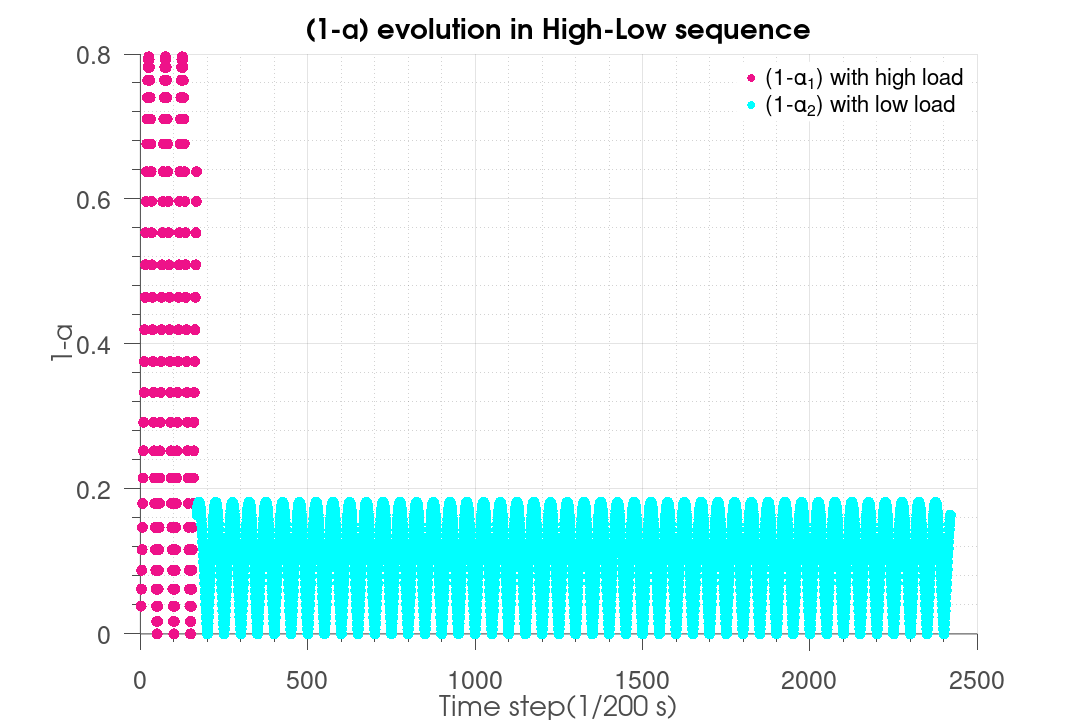
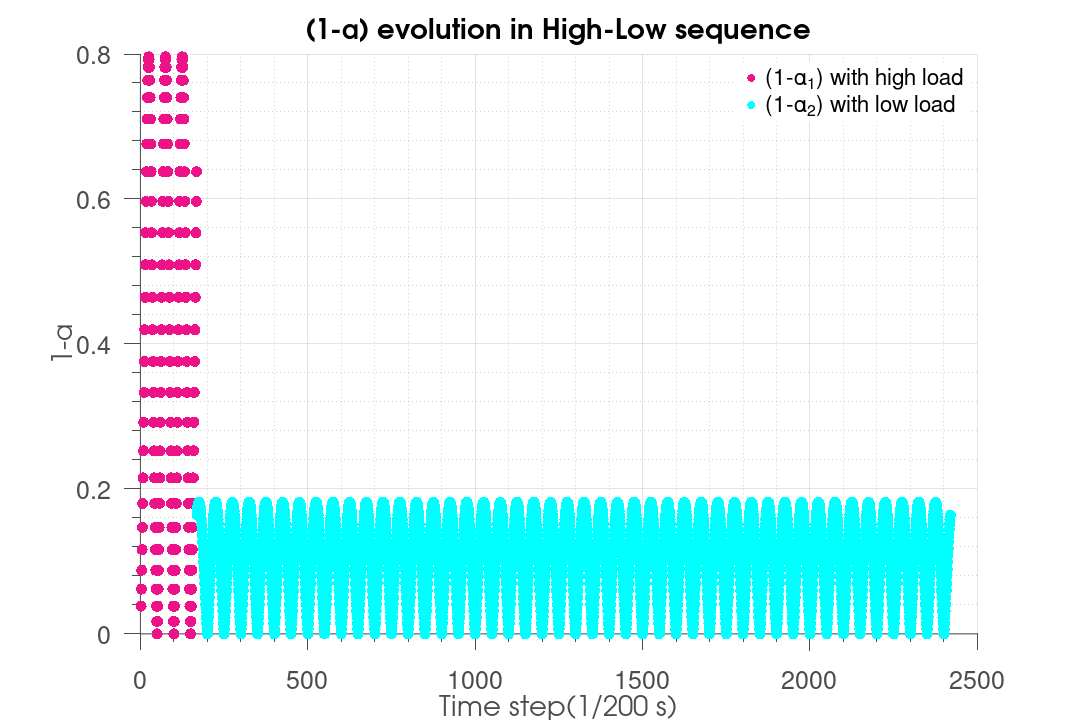

The MATLAB source for these figures, in order: (Note: this script raises an error after producing the figures.)
% Program to get the Gauss-Legendre Quadrature results (Vectorized)
clear;clc;close all;

dbstop if error
format long e

[x]= [0.999305042	0.996340117	0.991013371	0.983336254	0.973326828	0.9610088	0.946411375	0.929569172	0.910522137...
    0.889315446	0.865999398	0.840629296	0.813265315	0.783972359	0.752819907	0.71988185	0.685236313	0.648965471...
    0.611155355	0.571895646	0.531279464	0.489403146	0.446366017	0.402270158	0.357220158	0.311322872	0.264687162...
    0.217423644	0.16964442	0.121462819	0.072993122	0.024350293	-0.024350293	-0.072993122	-0.121462819	-0.16964442...
    -0.217423644	-0.264687162	-0.311322872	-0.357220158	-0.402270158	-0.446366017	-0.489403146	-0.531279464...
    -0.571895646	-0.611155355	-0.648965471	-0.685236313	-0.71988185	-0.752819907	-0.783972359	-0.813265315...
    -0.840629296	-0.865999398	-0.889315446	-0.910522137	-0.929569172	-0.946411375	-0.9610088	-0.973326828...
    -0.983336254	-0.991013371	-0.996340117	-0.999305042];
[weight]=[0.001783281	0.004147033	0.006504458	0.00884676	0.011168139	0.013463048	0.01572603	0.017951716	0.020134823...
    0.022270174	0.024352703	0.02637747	0.028339673	0.030234657	0.032057928	0.033805162	0.035472213	0.037055129	0.038550153...
    0.039953741	0.041262563	0.042473515	0.043583725	0.044590558	0.045491628	0.046284797	0.046968183	0.047540166	0.047999389...
    0.048344762	0.048575467	0.048690957	0.048690957	0.048575467	0.048344762	0.047999389	0.047540166	0.046968183	0.046284797...
    0.045491628	0.044590558	0.043583725	0.042473515	0.041262563	0.039953741	0.038550153	0.037055129	0.035472213	0.033805162...
    0.032057928	0.030234657	0.028339673	0.02637747	0.024352703	0.022270174	0.020134823	0.017951716	0.01572603	0.013463048...
    0.011168139	0.00884676	0.006504458	0.004147033	0.001783281];
% [x]=xlsread('Gauss-Legendre Quadrature','Sheet1','b1:z1');
% [weight]=xlsread('Gauss-Legendre Quadrature','Sheet1','b2:z2');

E=191e9;               %Young's modulus
nu=0.38;                 %poisson's ratio
k=1e9;                  %hardening parameter
b=1.1;                      %weakening scales distribution exponent (between 1 and 2)
y=1080e6;            %macroscopic yield stress
sigu=1200e6;             %ultimite stress
load1=7e8;            %cyclic load
load2=3e8;            %cyclic load
stepnumber=100;        %devide one cycle in 200 parts
f=50;                            %frequency of load
steptime=1/f/stepnumber;
W0=7e5;             %dissipated energy to failure per unit volume
a=0.7;                  %sensitivity of sequence effect
%---------------------3 Numerical method-----------------------------
D= 1e-16; 
n=1;       %initial recording point
%---------------------to get the the first Sb-----------------------------

stress11=load1*sind(n*360/stepnumber);
m=1/3*sum(stress11+0+0);
dev1=[stress11 0 0 ;0 0 0 ;0 0 0 ]-m*diag([1,1,1]);
dev11=dev1(1,1); dev12=dev1(1,3); dev13=dev1(1,3);
dev21=dev1(2,1); dev22=dev1(2,2); dev23=dev1(2,3);
dev31=dev1(3,1); dev32=dev1(3,2); dev33=dev1(3,3);
Smax(1)=norm(dev1,'fro');
s= (x/2+1/2).^(1/(1-b)); %1*25

trial11=dev11; trial12=dev12; trial13=dev13;
trial21=dev21; trial22=dev22; trial23=dev23;
trial31=dev31; trial32=dev32; trial33=dev33;

normtrial(1)=norm([trial11, trial12, trial13; trial21, trial22, trial23;trial31, trial32, trial33],'fro');
yield=y;
eta=bsxfun(@minus,bsxfun(@times,normtrial(1)/yield,s),1); %compare normtrial with yield/s 
eta(eta<0)=0; %only keep normtrials which are larger than yield/s 

Sb11=bsxfun(@rdivide,trial11,bsxfun(@plus,eta,1));Sb12=bsxfun(@rdivide,trial12,bsxfun(@plus,eta,1));Sb13=bsxfun(@rdivide,trial13,bsxfun(@plus,eta,1));
Sb21=bsxfun(@rdivide,trial21,bsxfun(@plus,eta,1));Sb22=bsxfun(@rdivide,trial22,bsxfun(@plus,eta,1));Sb23=bsxfun(@rdivide,trial23,bsxfun(@plus,eta,1));
Sb31=bsxfun(@rdivide,trial31,bsxfun(@plus,eta,1));Sb32=bsxfun(@rdivide,trial32,bsxfun(@plus,eta,1));Sb33=bsxfun(@rdivide,trial33,bsxfun(@plus,eta,1));
%1*25 for each Sb element
Sbtensor=[Sb11; Sb12; Sb13; Sb21; Sb22; Sb23;Sb31; Sb32; Sb33];
normSb=sqrt(sum(Sbtensor.^2)); %sum(a) sums all the colume

% existsOnGPU(normSb)
Ws=(bsxfun(@minus,normtrial,bsxfun(@rdivide, yield,s))<=0).*...
    (0)+...
    (bsxfun(@minus,normtrial,bsxfun(@rdivide, yield,s))>0).*...
    ((E-k)*(1+nu)*(2*E*(E+k*nu))^-1*bsxfun(@times,weight,bsxfun(@rdivide,bsxfun(@times,bsxfun(@minus,normtrial,bsxfun(@rdivide, yield,s)),yield),s)));

W= sum(Ws);

sequence=((Smax*yield^-1)*(1-Smax*yield^-1)^-1)^b;
sequence(sequence<0)=0;
alp=1-a*sequence;
D(1)=D(1)+D(1)^alp*W/W0;
tic;
while D(n)<0.1
    stress11=load1*sind(n*360/stepnumber);
    m=1/3*sum(stress11+0+0);
    dev1=[stress11 0 0 ;0 0 0 ;0 0 0 ]-m*diag([1,1,1]);
    dev11=dev1(1,1); dev12=dev1(1,2); dev13=dev1(1,3);
    dev21=dev1(2,1); dev22=dev1(2,2); dev23=dev1(2,3);
    dev31=dev1(3,1); dev32=dev1(3,2); dev33=dev1(3,3);
        
    stress11=load1*sind((n+1)*360/stepnumber);
    m=1/3*sum(stress11+0+0);
    devn=[stress11 0 0;0 0 0;0 0 0]-m*diag([1,1,1]);
    dev11g=devn(1,1); dev12g=devn(1,2); dev13g=devn(1,3);
    dev21g=devn(2,1); dev22g=devn(2,2); dev23g=devn(2,3);
    dev31g=devn(3,1); dev32g=devn(3,2); dev33g=devn(3,3);
    Smax(n+1)=norm(devn,'fro');
    
    trial11=bsxfun(@plus,Sb11,(dev11g-dev11)); trial12=bsxfun(@plus,Sb12,(dev12g-dev12));trial13=bsxfun(@plus,Sb13,(dev13g-dev13));
    trial21=bsxfun(@plus,Sb21,(dev21g-dev21)); trial22=bsxfun(@plus,Sb22,(dev22g-dev22));trial23=bsxfun(@plus,Sb23,(dev23g-dev23));
    trial31=bsxfun(@plus,Sb31,(dev31g-dev31)); trial32=bsxfun(@plus,Sb32,(dev32g-dev32));trial33=bsxfun(@plus,Sb33,(dev33g-dev33));
    trialtensor=[trial11; trial12; trial13; trial21; trial22; trial23;trial31; trial32; trial33];
    normtrial=sqrt(sum(trialtensor.^2));
    %     yield=y*(1-0.9*D(n))^delta;% yield function evolve with damage D
    yield=y;
    eta=bsxfun(@minus,bsxfun(@times,normtrial/yield,s),1); %1*25
    eta(eta<0)=0;
    
    Sb11=bsxfun(@rdivide,trial11,bsxfun(@plus,eta,1));Sb12=bsxfun(@rdivide,trial12,bsxfun(@plus,eta,1));Sb13=bsxfun(@rdivide,trial13,bsxfun(@plus,eta,1));
    Sb21=bsxfun(@rdivide,trial21,bsxfun(@plus,eta,1));Sb22=bsxfun(@rdivide,trial22,bsxfun(@plus,eta,1));Sb23=bsxfun(@rdivide,trial23,bsxfun(@plus,eta,1));
    Sb31=bsxfun(@rdivide,trial31,bsxfun(@plus,eta,1));Sb32=bsxfun(@rdivide,trial32,bsxfun(@plus,eta,1));Sb33=bsxfun(@rdivide,trial33,bsxfun(@plus,eta,1));
    %1*25 for each Sb element
    Sbtensor=[Sb11; Sb12; Sb13; Sb21; Sb22; Sb23;Sb31; Sb32; Sb33];
normSb=sqrt(sum(Sbtensor.^2)); %sum(a) sums all the colume

    Ws=(bsxfun(@minus,normtrial,bsxfun(@rdivide, yield,s))<=0).*...
        (0)+...
        (bsxfun(@minus,normtrial,bsxfun(@rdivide, yield,s))>0).*...
        ((E-k)*(1+nu)*(2*E*(E+k*nu))^-1*bsxfun(@times,weight,bsxfun(@rdivide,bsxfun(@times,bsxfun(@minus,normtrial,bsxfun(@rdivide, yield,s)),yield),s)));
    
    W= sum(Ws);
sequence=((Smax(n+1).*yield.^-1).*(1-Smax(n+1)*yield.^-1).^-1).^b;
sequence(sequence<0)=0;
alp=1-a*sequence;
D(n+1)=D(n)+D(n)^alp*W/W0;
   
    figure(1);
        hold on;
%         yield1=plot (n+1,yield*s(33).^-1, 'LineStyle', 'none','LineWidth', 1, 'Marker', 'o', 'MarkerSize', 8, ...
%             'MarkerEdgeColor',  'none', 'MarkerFaceColor' , 'c');
%         Trial1=plot (n+1,sign(trial11(33))*normtrial(33),'LineStyle', 'none','LineWidth', 1,'Marker', '^', 'MarkerSize', 10, ...
%             'MarkerEdgeColor','r', 'MarkerFaceColor','r');
%         Sb1=plot (n+1,sign(Sb11(33))*normSb(33),'LineStyle', 'none','LineWidth', 1,'Marker', 'v', 'MarkerSize', 10, ...
%             'MarkerEdgeColor','g', 'MarkerFaceColor','g');
		palpha1=plot (n+1,1-alp,'LineStyle', 'none','LineWidth', 1,'Marker', 'o', 'MarkerSize', 11, ...
             'MarkerEdgeColor','none', 'MarkerFaceColor',[238 18 137]/255);	
%         yield8=plot (n+1,yield*s(40).^-1,'LineStyle', 'none','LineWidth', 1,'Marker', 'o', 'MarkerSize', 8, ...
%             'MarkerEdgeColor', 'none', 'MarkerFaceColor', 'b');
%                 yield8n=plot (n+1,-yield*s(40).^-1,'LineStyle', 'none','LineWidth', 1,'Marker', 'o', 'MarkerSize', 8, ...
%             'MarkerEdgeColor', 'none', 'MarkerFaceColor', 'b');
%         Trial8=plot (n+1,sign(trial11(40))*normtrial(40),'LineStyle', 'none','LineWidth', 1,'Marker', '^', 'MarkerSize', 10, ...
%             'MarkerEdgeColor', [1 0.5 0], 'MarkerFaceColor',[1 0.5 0]);
%         Sb8=plot (n+1,sign(Sb11(40))*normSb(40),'LineStyle', 'none','LineWidth', 1,'Marker', 'v', 'MarkerSize', 10, ...
%             'MarkerEdgeColor','k', 'MarkerFaceColor','k');
        
    n=n+1;
end
while D(n)<1
    stress11=load2*sind(n*360/stepnumber);
    m=1/3*sum(stress11+0+0);
    dev1=[stress11 0 0 ;0 0 0 ;0 0 0 ]-m*diag([1,1,1]);
    dev11=dev1(1,1); dev12=dev1(1,2); dev13=dev1(1,3);
    dev21=dev1(2,1); dev22=dev1(2,2); dev23=dev1(2,3);
    dev31=dev1(3,1); dev32=dev1(3,2); dev33=dev1(3,3);
        
    stress11=load2*sind((n+1)*360/stepnumber);
    m=1/3*sum(stress11+0+0);
    devn=[stress11 0 0;0 0 0;0 0 0]-m*diag([1,1,1]);
    dev11g=devn(1,1); dev12g=devn(1,2); dev13g=devn(1,3);
    dev21g=devn(2,1); dev22g=devn(2,2); dev23g=devn(2,3);
    dev31g=devn(3,1); dev32g=devn(3,2); dev33g=devn(3,3);
    Smax(n+1)=norm(devn,'fro');
    
    trial11=bsxfun(@plus,Sb11,(dev11g-dev11)); trial12=bsxfun(@plus,Sb12,(dev12g-dev12));trial13=bsxfun(@plus,Sb13,(dev13g-dev13));
    trial21=bsxfun(@plus,Sb21,(dev21g-dev21)); trial22=bsxfun(@plus,Sb22,(dev22g-dev22));trial23=bsxfun(@plus,Sb23,(dev23g-dev23));
    trial31=bsxfun(@plus,Sb31,(dev31g-dev31)); trial32=bsxfun(@plus,Sb32,(dev32g-dev32));trial33=bsxfun(@plus,Sb33,(dev33g-dev33));
    trialtensor=[trial11; trial12; trial13; trial21; trial22; trial23;trial31; trial32; trial33];
    normtrial=sqrt(sum(trialtensor.^2));
    %     yield=y*(1-0.9*D(n))^delta;% yield function evolve with damage D
    yield=y;
    eta=bsxfun(@minus,bsxfun(@times,normtrial/yield,s),1); %1*25
    eta(eta<0)=0;
    
    Sb11=bsxfun(@rdivide,trial11,bsxfun(@plus,eta,1));Sb12=bsxfun(@rdivide,trial12,bsxfun(@plus,eta,1));Sb13=bsxfun(@rdivide,trial13,bsxfun(@plus,eta,1));
    Sb21=bsxfun(@rdivide,trial21,bsxfun(@plus,eta,1));Sb22=bsxfun(@rdivide,trial22,bsxfun(@plus,eta,1));Sb23=bsxfun(@rdivide,trial23,bsxfun(@plus,eta,1));
    Sb31=bsxfun(@rdivide,trial31,bsxfun(@plus,eta,1));Sb32=bsxfun(@rdivide,trial32,bsxfun(@plus,eta,1));Sb33=bsxfun(@rdivide,trial33,bsxfun(@plus,eta,1));
    %1*25 for each Sb element
    Sbtensor=[Sb11; Sb12; Sb13; Sb21; Sb22; Sb23;Sb31; Sb32; Sb33];
normSb=sqrt(sum(Sbtensor.^2)); %sum(a) sums all the colume

    Ws=(bsxfun(@minus,normtrial,bsxfun(@rdivide, yield,s))<=0).*...
        (0)+...
        (bsxfun(@minus,normtrial,bsxfun(@rdivide, yield,s))>0).*...
        ((E-k)*(1+nu)*(2*E*(E+k*nu))^-1*bsxfun(@times,weight,bsxfun(@rdivide,bsxfun(@times,bsxfun(@minus,normtrial,bsxfun(@rdivide, yield,s)),yield),s)));
    
    W= sum(Ws);
sequence=((Smax(n+1).*yield.^-1).*(1-Smax(n+1)*yield.^-1).^-1).^b;
sequence(sequence<0)=0;
alp=1-a*sequence;
D(n+1)=D(n)+D(n)^alp*W/W0;
 
%         yield1=plot (n+1,yield*s(33).^-1, 'LineStyle', 'none','LineWidth', 1, 'Marker', 'o', 'MarkerSize', 8, ...
%             'MarkerEdgeColor',  'none', 'MarkerFaceColor' , 'c');
%         Trial1=plot (n+1,sign(trial11(33))*normtrial(33),'LineStyle', 'none','LineWidth', 1,'Marker', '^', 'MarkerSize', 10, ...
%             'MarkerEdgeColor','r', 'MarkerFaceColor','r');
%         Sb1=plot (n+1,sign(Sb11(33))*normSb(33),'LineStyle', 'none','LineWidth', 1,'Marker', 'v', 'MarkerSize', 10, ...
%             'MarkerEdgeColor','g', 'MarkerFaceColor','g');
 palpha2=plot (n+1,1-alp,'LineStyle', 'none','LineWidth', 1,'Marker', 'o', 'MarkerSize', 11, ...
             'MarkerEdgeColor','none', 'MarkerFaceColor','c');
%         yield8=plot (n+1,yield*s(40).^-1,'LineStyle', 'none','LineWidth', 1,'Marker', 'o', 'MarkerSize', 8, ...
%             'MarkerEdgeColor', 'none', 'MarkerFaceColor', 'b');
%                 yield8n=plot (n+1,-yield*s(40).^-1,'LineStyle', 'none','LineWidth', 1,'Marker', 'o', 'MarkerSize', 8, ...
%             'MarkerEdgeColor', 'none', 'MarkerFaceColor', 'b');
%         Trial8=plot (n+1,sign(trial11(40))*normtrial(40),'LineStyle', 'none','LineWidth', 1,'Marker', '^', 'MarkerSize', 10, ...
%             'MarkerEdgeColor', [1 0.5 0], 'MarkerFaceColor',[1 0.5 0]);
%         Sb8=plot (n+1,sign(Sb11(40))*normSb(40),'LineStyle', 'none','LineWidth', 1,'Marker', 'v', 'MarkerSize', 10, ...
%             'MarkerEdgeColor','k', 'MarkerFaceColor','k');
        
    n=n+1;
end
toc;
n
t=n/stepnumber*1/f;
disp(['Time to failure is ' num2str(t) ' s.']);
Nf=n*stepnumber^-1;
disp(['Cycles to failure is ' num2str(Nf) ' cycles.']);

% %---------------------In loop alpha plot settings-----------------------------
grid on;
grid minor;
set(gca ,'FontSize',35);
hXLabel = xlabel('Time step(1/200 s)' ,'Fontsize' ,35);
hYLabel = ylabel('1-\alpha', 'Fontsize' ,35);
hTitle = title('(1-\alpha) evolution in High-Low sequence' ,'Fontsize' ,35);
set(hTitle, 'FontSize', 35, 'FontWeight' , 'bold')
hLegend=legend([palpha1,palpha2],'(1-\alpha_1) with high load','(1-\alpha_2) with low load','Location','Best');
set([hLegend, gca], 'FontSize', 25)
set(hLegend,'Box','on');
set(hLegend,'EdgeColor',[1 1 1]); %set the edge colour of the legend to white 
% Adjust font
set(gca, 'FontName', 'Helvetica')
set([hTitle, hXLabel, hYLabel], 'FontName', 'AvantGarde')
% Adjust axes properties
set(gca, 'Box', 'off', 'TickDir', 'out', 'TickLength', [.02 .02], ...
    'XMinorTick', 'on', 'YMinorTick', 'on', 'YGrid', 'on', ...
    'XColor', [.3 .3 .3], 'YColor', [.3 .3 .3], ...
    'LineWidth', 1)
set(gcf,'color','w'); %set figure background transparent
set(gca,'color','w'); %set axis transparent
% Maximize print figure
set(gcf,'outerposition',get(0,'screensize'));
set(gcf, 'PaperPositionMode', 'manual');
set(gcf, 'PaperUnits', 'points'); %[ {inches} | centimeters | normalized | points ]
set(gcf, 'PaperPosition', [0 0 1080 720]); %set(gcf,'PaperPosition',[left,bottom,width,height])

saveas(gcf,'F:\Git\Anew\figures\high-low-alp.png');
saveas(gcf,'F:\Git\PhDreport\BEAMER\UTC2017\figures\high-low-alp.png');
sp=actxserver('SAPI.SpVoice');
sp.Speak('Fuck that I finished all this shit finally');
